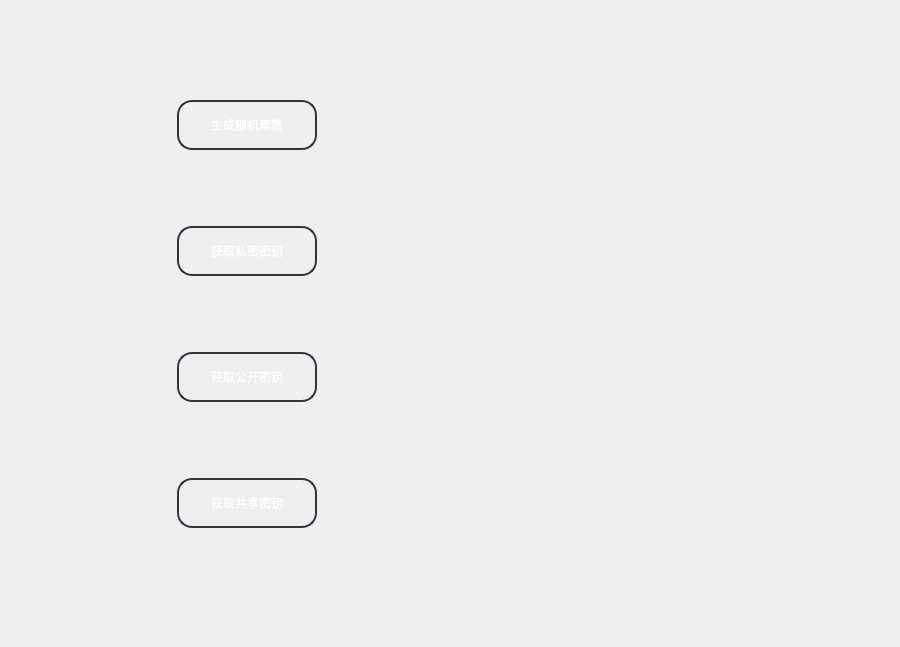
<?xml version="1.0" encoding="UTF-8"?>
<ui version="4.0">
 <class>Widget</class>
 <widget class="QWidget" name="Widget">
  <property name="geometry">
   <rect>
    <x>0</x>
    <y>0</y>
    <width>900</width>
    <height>647</height>
   </rect>
  </property>
  <property name="minimumSize">
   <size>
    <width>140</width>
    <height>50</height>
   </size>
  </property>
  <property name="windowTitle">
   <string>Widget</string>
  </property>
  <widget class="QLabel" name="label">
   <property name="geometry">
    <rect>
     <x>450</x>
     <y>180</y>
     <width>69</width>
     <height>20</height>
    </rect>
   </property>
   <property name="text">
    <string/>
   </property>
  </widget>
  <widget class="QWidget" name="layoutWidget">
   <property name="geometry">
    <rect>
     <x>50</x>
     <y>30</y>
     <width>801</width>
     <height>571</height>
    </rect>
   </property>
   <layout class="QHBoxLayout" name="horizontalLayout">
    <item>
     <layout class="QVBoxLayout" name="verticalLayout">
      <item alignment="Qt::AlignHCenter">
       <widget class="QPushButton" name="pushButton">
        <property name="minimumSize">
         <size>
          <width>140</width>
          <height>50</height>
         </size>
        </property>
        <property name="maximumSize">
         <size>
          <width>140</width>
          <height>50</height>
         </size>
        </property>
        <property name="styleSheet">
         <string notr="true">/**正常情况下样式**/
QPushButton{
    font: 10pt &quot;微软雅黑&quot;;
    color: white;
    background-color: transparent; /* 设置为透明 */
    border-color: #2f3640;
    border-radius: 15px;
    border-style: solid;
    border-width: 2px;
    padding: 5px;
}

/**鼠标停留在按钮上的样式**/
QPushButton:hover{   
    color: #FFFFFF;
    background-color: #a2375a;
    border-color: #2f3640;
}

/**鼠标按压下去的样式**/
QPushButton:pressed, QPushButton:checked{
    color: #FFFFFF;
    background-color: qlineargradient(spread:pad, x1:0, y1:0, x2:0, y2:1, stop:0  #273c75, stop:1 #202f55);
}

/**按钮失能情况下样式**/
QPushButton:disabled{
    color: #FFFFFF;
    background-color: #dcdde1;
    border-color: #dcdde1;
}
</string>
        </property>
        <property name="text">
         <string>生成随机素数</string>
        </property>
       </widget>
      </item>
      <item alignment="Qt::AlignHCenter">
       <widget class="QPushButton" name="pushButton_2">
        <property name="minimumSize">
         <size>
          <width>140</width>
          <height>50</height>
         </size>
        </property>
        <property name="maximumSize">
         <size>
          <width>140</width>
          <height>50</height>
         </size>
        </property>
        <property name="styleSheet">
         <string notr="true">/**正常情况下样式**/
QPushButton{
    font: 10pt &quot;微软雅黑&quot;;
    color: white;
    background-color: transparent; /* 设置为透明 */
    border-color: #2f3640;
    border-radius: 15px;
    border-style: solid;
    border-width: 2px;
    padding: 5px;
}

/**鼠标停留在按钮上的样式**/
QPushButton:hover{   
    color: #FFFFFF;
    background-color: #a2375a;
    border-color: #2f3640;
}

/**鼠标按压下去的样式**/
QPushButton:pressed, QPushButton:checked{
    color: #FFFFFF;
    background-color: qlineargradient(spread:pad, x1:0, y1:0, x2:0, y2:1, stop:0  #273c75, stop:1 #202f55);
}

/**按钮失能情况下样式**/
QPushButton:disabled{
    color: #FFFFFF;
    background-color: #dcdde1;
    border-color: #dcdde1;
}
</string>
        </property>
        <property name="text">
         <string>获取私密密钥</string>
        </property>
       </widget>
      </item>
      <item alignment="Qt::AlignHCenter">
       <widget class="QPushButton" name="pushButton_3">
        <property name="minimumSize">
         <size>
          <width>140</width>
          <height>50</height>
         </size>
        </property>
        <property name="maximumSize">
         <size>
          <width>140</width>
          <height>50</height>
         </size>
        </property>
        <property name="styleSheet">
         <string notr="true">/**正常情况下样式**/
QPushButton{
    font: 10pt &quot;微软雅黑&quot;;
    color: white;
    background-color: transparent; /* 设置为透明 */
    border-color: #2f3640;
    border-radius: 15px;
    border-style: solid;
    border-width: 2px;
    padding: 5px;
}

/**鼠标停留在按钮上的样式**/
QPushButton:hover{   
    color: #FFFFFF;
    background-color: #a2375a;
    border-color: #2f3640;
}

/**鼠标按压下去的样式**/
QPushButton:pressed, QPushButton:checked{
    color: #FFFFFF;
    background-color: qlineargradient(spread:pad, x1:0, y1:0, x2:0, y2:1, stop:0  #273c75, stop:1 #202f55);
}

/**按钮失能情况下样式**/
QPushButton:disabled{
    color: #FFFFFF;
    background-color: #dcdde1;
    border-color: #dcdde1;
}
</string>
        </property>
        <property name="text">
         <string>获取公开密钥</string>
        </property>
       </widget>
      </item>
      <item alignment="Qt::AlignHCenter">
       <widget class="QPushButton" name="pushButton_4">
        <property name="minimumSize">
         <size>
          <width>140</width>
          <height>50</height>
         </size>
        </property>
        <property name="maximumSize">
         <size>
          <width>140</width>
          <height>50</height>
         </size>
        </property>
        <property name="styleSheet">
         <string notr="true">/**正常情况下样式**/
QPushButton{
    font: 10pt &quot;微软雅黑&quot;;
    color: white;
    background-color: transparent; /* 设置为透明 */
    border-color: #2f3640;
    border-radius: 15px;
    border-style: solid;
    border-width: 2px;
    padding: 5px;
}

/**鼠标停留在按钮上的样式**/
QPushButton:hover{   
    color: #FFFFFF;
    background-color: #a2375a;
    border-color: #2f3640;
}

/**鼠标按压下去的样式**/
QPushButton:pressed, QPushButton:checked{
    color: #FFFFFF;
    background-color: qlineargradient(spread:pad, x1:0, y1:0, x2:0, y2:1, stop:0  #273c75, stop:1 #202f55);
}

/**按钮失能情况下样式**/
QPushButton:disabled{
    color: #FFFFFF;
    background-color: #dcdde1;
    border-color: #dcdde1;
}
</string>
        </property>
        <property name="text">
         <string>获取共享密钥</string>
        </property>
       </widget>
      </item>
     </layout>
    </item>
    <item alignment="Qt::AlignLeft">
     <widget class="QTextBrowser" name="textBrowser">
      <property name="minimumSize">
       <size>
        <width>400</width>
        <height>600</height>
       </size>
      </property>
      <property name="maximumSize">
       <size>
        <width>400</width>
        <height>600</height>
       </size>
      </property>
      <property name="styleSheet">
       <string notr="true">background-color: transparent; /* 设置为透明 */
    font: 10pt &quot;微软雅黑&quot;;
    color: white;</string>
      </property>
     </widget>
    </item>
   </layout>
  </widget>
 </widget>
 <resources/>
 <connections/>
</ui>
